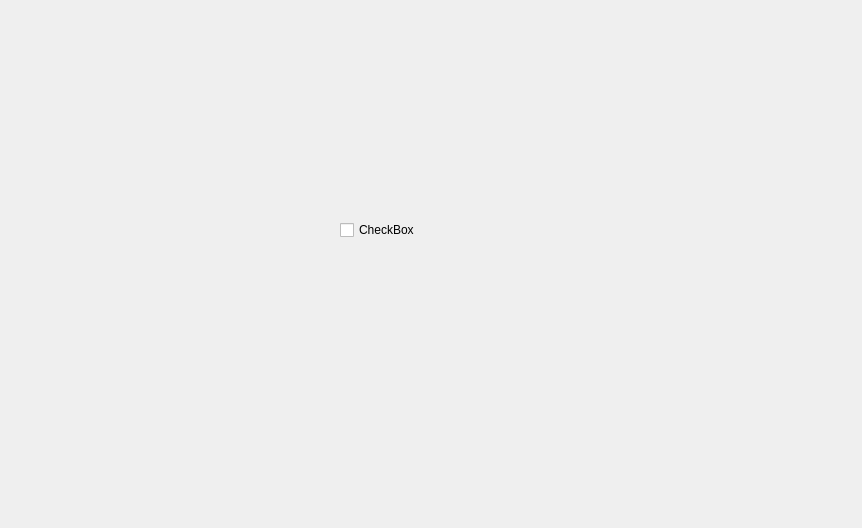
<?xml version="1.0" encoding="UTF-8"?>
<ui version="4.0">
 <class>Dialog</class>
 <widget class="QDialog" name="Dialog">
  <property name="geometry">
   <rect>
    <x>0</x>
    <y>0</y>
    <width>862</width>
    <height>528</height>
   </rect>
  </property>
  <property name="windowTitle">
   <string>Dialog</string>
  </property>
  <widget class="QCheckBox" name="checkBox">
   <property name="geometry">
    <rect>
     <x>340</x>
     <y>220</y>
     <width>75</width>
     <height>20</height>
    </rect>
   </property>
   <property name="text">
    <string>CheckBox</string>
   </property>
  </widget>
 </widget>
 <resources/>
 <connections/>
</ui>
